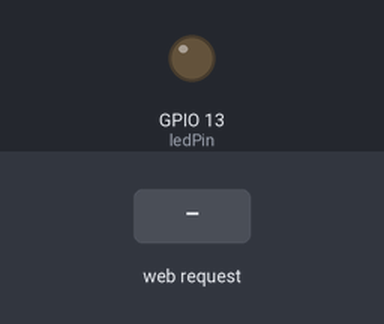
A sketch run on a simulated ESP8266 (NodeMCU). On the bench: output pins drawn as LEDs (lit = HIGH). The test bench sets the inputs (shaded band). WiFi joins after 1.5 s; servers stay silent unless stated; what the sketch prints to the serial monitor is not drawn.

Above: at 2.7 s.
2.8 s: HTTP request GET /LED=ON received
At 3.3 s:
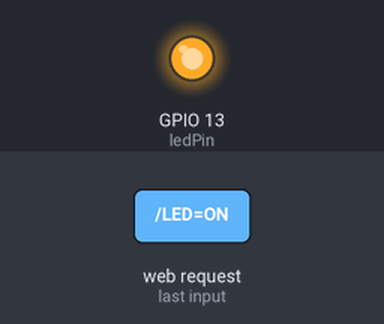
4.3 s: HTTP request GET /LED=OFF received
At 5.6 s:
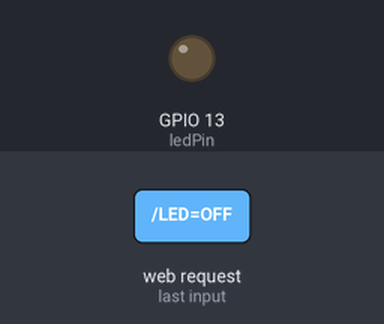
Timing chart, 0 to 7.3 s (numbered marks = the images above; inputs shaded):
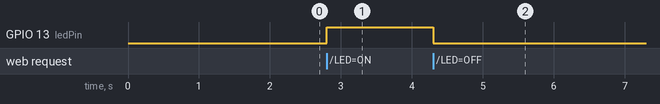

The sketch:

fiap_node_mcu_server.ino
```cpp
#include <ESP8266WiFi.h>

const char* ssid = "NOME DA REDE";
const char* password = "SENHA DA REDE";

int ledPin = 13; // GPIO13
WiFiServer server(80);

void setup() {
  Serial.begin(115200);
  delay(10);

  pinMode(ledPin, OUTPUT);
  digitalWrite(ledPin, LOW);

  // Connect to WiFi network
  Serial.println();
  Serial.println();
  Serial.print("Conectando em: ");
  Serial.println(ssid);

  WiFi.begin(ssid, password);

  while (WiFi.status() != WL_CONNECTED) {
    delay(500);
    Serial.print(".");
  }
  Serial.println("");
  Serial.println("WiFi connected");

  // Start the server
  server.begin();
  Serial.println("Server started");

  // Print the IP address
  Serial.print("Use this URL to connect: ");
  Serial.print("http://");
  Serial.print(WiFi.localIP());
  Serial.println("/");

}

void loop() {
  // Verifica se o client está conectado
  WiFiClient client = server.available();
  if (!client) {
    return;
  }

  //Espera um client enviar novos dados
  Serial.println("new client");
  while(!client.available()){
    delay(1);
  }

  // Le a primeira linha da requisição
  String request = client.readStringUntil('\r');
  Serial.println(request);
  client.flush();

  // Faz a requisição

  int value = LOW;
  if (request.indexOf("/LED=ON") != -1)  {
    digitalWrite(ledPin, HIGH);
    value = HIGH;
  }
  if (request.indexOf("/LED=OFF") != -1)  {
    digitalWrite(ledPin, LOW);
    value = LOW;
  }

// Modifica o estado do led, com o valor obtido na requisicao
  digitalWrite(ledPin, value);

  // Retorna uma reposta
  client.println("HTTP/1.1 200 OK");
  client.println("Content-Type: text/html");
  client.println(""); //  do not forget this one
  client.println("<!DOCTYPE HTML>");
  client.println("<html>");

  client.print("O Led está : ");

  if(value == HIGH) {
    client.print("Ligado");
  } else {
    client.print("Desligado");
  }
  client.println("<br><br>");
  client.println("<a href=\"/LED=ON\"\"><button>Ligar </button></a>");
  client.println("<a href=\"/LED=OFF\"\"><button>Desligar </button></a><br />");
  client.println("</html>");

  delay(1);
  Serial.println("Cliente desconectado");
  Serial.println("");

}
```

Measured:
- after the input at 2.8 s, GPIO 13 (ledPin): LOW → HIGH at once
- after the input at 4.3 s, GPIO 13 (ledPin): HIGH → LOW at once
